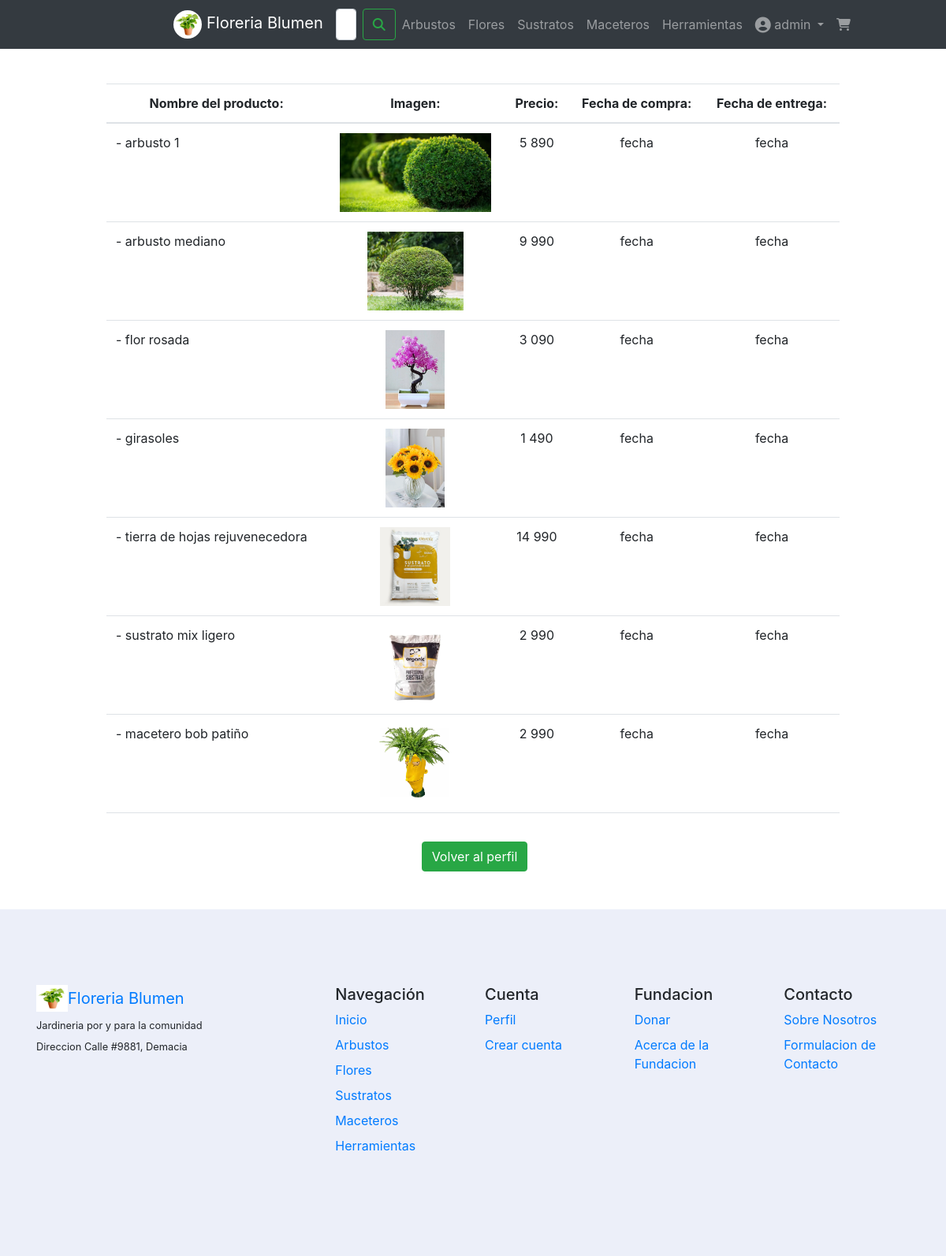
The page /pedidos/ (signed in) on the database its author committed.
### core/models.py (models this page shows, shortened)
class Producto(models.Model):
    imagen = models.ImageField(upload_to="productos", blank=True, null=True)
    nombre = models.CharField(max_length=50)
    marca = models.CharField(max_length=50)
    descripcion = models.CharField(max_length=500)
    precio = models.IntegerField()
    stock = models.IntegerField()
    tipo = models.ForeignKey(TipoProducto, on_delete=models.CASCADE)
    creado_en = models.DateField()
    modificado_en = models.DateField(blank=True, null=True)

### core/views.py (the view)
# urls.py: path('pedidos/', pedidos, name="pedidos"),
@login_required
def pedidos(request):
    productos = Producto.objects.all()
    page = request.GET.get('page', 1) # OBTENEMOS LA VARIABLE DE LA URL, SI NO EXISTE NADA DEVUELVE 1
    try:
        paginator = Paginator(productos, 7)
        productos = paginator.page(page)
    except:
        raise Http404
    data = {
        'listaProductos': productos,
        'paginator': paginator
    }
    return render(request, 'core/pedidos.html', data)

### core/templates/core/pedidos.html
{% extends 'core/base.html' %}
{% load static %}
{% load humanize %}
{% block contenido %}
<body>
    <br>
    <div class="col-lg-10 mx-auto">
        <div class="card-body">
            <table class="table table-responsive-sm">
                <thead>
                  <tr>
                    <th style="text-align: center;" scope="col">Nombre del producto:</th>
                    <th style="text-align: center;" scope="col">Imagen:</th>
                    <th style="text-align: center;" scope="col">Precio:</th>
                    <th style="text-align: center;" scope="col">Fecha de compra:</th>
                    <th style="text-align: center;" scope="col">Fecha de entrega:</th>
                  </tr>
                </thead>
                <tbody>
                    {% for aux in listaProductos %}
                    <tr>
                        <td> - {{ aux.nombre }}</td>
                        <td style="text-align: center;">
                            {% if aux.imagen %}
                                <img src="{{ aux.imagen.url }}" alt="Card image" style="height: 100px; text-align: center;"></td>
                            {% else %}
                                <img src="{% static 'core/img/logo.jpg' %}" alt="Sin imagen" style="height: 100px;">
                                <h6>No imagen</h6>
                            {% endif %}
                        <td style="text-align: center;">{{ aux.precio | intcomma }}</td>
                        <td style="text-align: center;">fecha</td>
                        <td style="text-align: center;">fecha</td>
                    </tr>
                        {% endfor %}
                </tbody>
              </table>
        </div>
        <div class="d-flex justify-content-center mb-2">
            <a type="button" class="btn btn-success ms-1" href="{% url 'perfil' %}">Volver al perfil</a>
        </div>
    </div>
</body>
{% endblock contenido %}

### core/templates/core/base.html (shortened to what this page needs)
{% load static %}
<!DOCTYPE html>
<html lang="en">
<head>
    <link href="https://cdn.jsdelivr.net/npm/bootstrap@5.2.3/dist/css/bootstrap.min.css" rel="stylesheet">
    <link rel="stylesheet" href="{% static 'core/css/styles.css' %}">
    <link rel="stylesheet" href="https://maxcdn.bootstrapcdn.com/bootstrap/4.0.0/css/bootstrap.min.css">
    <link rel="stylesheet" href="https://stackpath.bootstrapcdn.com/bootstrap/4.0.0/js/bootstrap.bundle.min.js">
    <link rel="stylesheet" href="https://cdnjs.cloudflare.com/ajax/libs/jquery/3.2.1/jquery.min.js">
    <link rel="stylesheet" href="https://cdnjs.cloudflare.com/ajax/libs/font-awesome/6.4.0/css/all.min.css"
 />
</head>
<body>
    <nav class="navbar navbar-expand-md bg-body-tertiary navbar-dark bg-dark sticky-top">
        <div class="container-fluid" style="padding-left: 17.5%; padding-right: 17.5%;">
            <a class="navbar-brand" href="{% url 'index' %}">
                <img src="{% static 'core/img/logo.jpg' %}" alt="Logo" width="36" height="36"
                class="rounded-pill align-text-center text-light">
                 Floreria Blumen
            </a>
            <div class="collapse navbar-collapse" id="navbarSupportedContent">
                <ul class="navbar-nav ms-auto mb-2 mb-lg-0">
                    <form class="d-flex" role="search">
                        <input class="form-control me-2" type="search" placeholder="Buscar" aria-label="Search">
                        <button class="btn btn-outline-success" type="submit">
                            <i class="fa-solid fa-magnifying-glass"></i></button>
                    </form>
                    <li class="nav-item">
                        <a class="nav-link" href="{% url 'arbustos' %}">Arbustos</a>
                    </li>
                    <li class="nav-item">
                        <a class="nav-link" href="{% url 'flores' %}">Flores</a>
                    </li>
                    <li class="nav-item">
                        <a class="nav-link" href="{% url 'sustratos' %}">Sustratos</a>
                    </li>
                    <li class="nav-item">
                        <a class="nav-link" href="{% url 'macetas' %}">Maceteros</a>
                    </li>
                    <li class="nav-item">
                        <a class="nav-link" href="{% url 'herramientas' %}">Herramientas</a>
                    </li>
                    <li class="nav-item dropdown">
                        <a class="nav-link dropdown-toggle" href="#" role="button" data-bs-toggle="dropdown"
                            aria-expanded="false">
                            {% if user.is_authenticated %}
                                <i class="fa-solid fa-circle-user fa-lg"></i> {{user.username}} </a>
                            {% else %}
                                <i class="fa-solid fa-circle-user fa-lg"></i> Cuenta </a>
                            {% endif %}
                    </li>
                    <li class="nav-item">
                        <a class="nav-link" href="{% url 'carrito' %}"><i class="fa-solid fa-cart-shopping"></i></a>
                    </li>
                </ul>
            </div>
        </div>
    </nav>
    {% block contenido %}
    {% endblock %}
     <footer class="bd-footer py-4 py-md-5 mt-5 bg-body-tertiary" style="background-color: hsl(225, 50%, 95%); ">
        <div class="container py-4 py-md-5 px-4 px-md-3 text-body-secondary">
            <div class="row">
                <div class="col-lg-3 mb-3">
                    <a class="d-inline-flex align-items-center mb-2 text-body-emphasis text-decoration-none" href="/"
                        aria-label="Bootstrap">
                        <img src="{% static 'core/img/logo.jpg' %}" alt="" width="40" height="34" class="d-inline-block align-text-bottom">
                        <span class="fs-5">Floreria Blumen</span>
                    </a>
                    <ul class="list-unstyled small">
                        <li class="mb-2">Jardineria por y para la comunidad</li>
                        <li class="mb-2">Direccion Calle #9881, Demacia</li>
                    </ul>
                </div>
                <div class="col-6 col-lg-2 offset-lg-1 mb-3">
                    <h5>Navegación</h5>
                    <ul class="list-unstyled">
                        <li class="mb-2"><a href="{% url 'index' %}">Inicio</a></li>
                        <li class="mb-2"><a href="{% url 'arbustos' %}">Arbustos</a></li>
                        <li class="mb-2"><a href="{% url 'flores' %}">Flores</a></li>
                        <li class="mb-2"><a href="{% url 'sustratos' %}">Sustratos</a></li>
                        <li class="mb-2"><a href="{% url 'macetas' %}">Maceteros</a></li>
                        <li class="mb-2"><a href="{% url 'herramientas' %}">Herramientas</a></li>
                    </ul>
                </div>
                <div class="col-6 col-lg-2 mb-3">
                    <h5>Cuenta</h5>
                    <ul class="list-unstyled">
                        <li class="mb-2"><a href="{% url 'perfil' %}">Perfil</a></li>
                        <li class="mb-2"><a href="">Crear cuenta</a></li>
                    </ul>
                </div>
                <div class="col-6 col-lg-2 mb-3">
                    <h5>Fundacion</h5>
                    <ul class="list-unstyled">
                        <li class="mb-2"><a href="{% url 'subscripcion' %}">Donar</a></li>
                        <li class="mb-2"><a href="">Acerca de la Fundacion</a></li>
                    </ul>
                </div>
                <div class="col-6 col-lg-2 mb-3">
                    <h5>Contacto</h5>
                    <ul class="list-unstyled">
                        <li class="mb-2"><a href="">Sobre Nosotros</a></li>
                        <li class="mb-2"><a href="">Formulacion de Contacto</a></li>
                    </ul>
                </div>
            </div>
        </div>
    </footer>
</body>
</html>

### core/static/core/css/styles.css (style rules this page uses)
body { background-image: url(); background-size: cover; background-repeat: no-repeat; background-attachment: fixed; }
a { color: rgb(52, 223, 18); }

### rows shown on the page
Producto: nombre "arbusto 1", imagen (picture), precio "5 890"
Producto: nombre "arbusto mediano", imagen (picture), precio "9 990"
Producto: nombre "flor rosada", imagen (picture), precio "3 090"
Producto: nombre "girasoles", imagen (picture), precio "1 490"
Producto: nombre "tierra de hojas rejuvenecedora", imagen (picture), precio "14 990"
Producto: nombre "sustrato mix ligero", imagen (picture), precio "2 990"
Producto: nombre "macetero bob patiño", imagen (picture), precio "2 990"

### other values the page prints
{{ user.username }} "admin"
